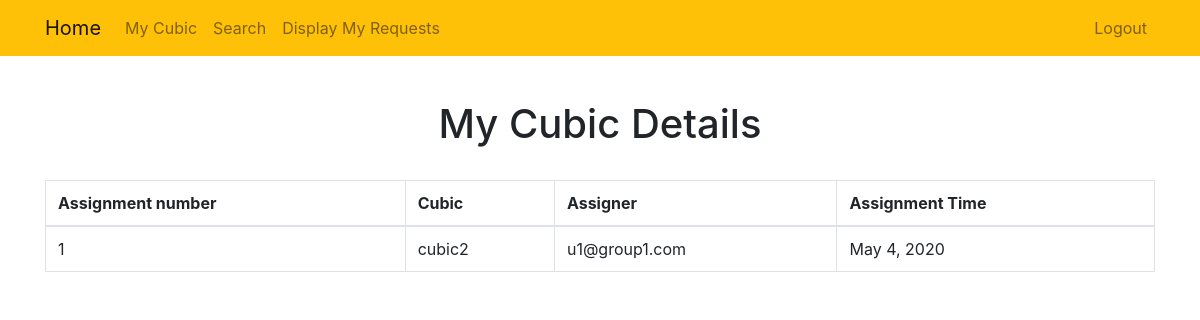
Page /users/mycubic/ (signed in) on the committed database.
### assign/models.py (models this page shows, shortened)
class AssignUserCubic(models.Model):
    assigner = models.ForeignKey(CustomUser, on_delete=models.CASCADE, related_name='+')  #TODO: type should be focal point or higher?
    time = models.DateField(null=True, blank=True, default=timezone.now())
    assigned_user = models.ForeignKey(CustomUser, on_delete=models.CASCADE, related_name='+')
    cubic = models.ForeignKey(Cubic, on_delete=models.CASCADE)
    class Meta:
        unique_together = (("assigned_user", "cubic"),)

### facilities/models.py (models this page shows, shortened)
class Cubic(models.Model):
    id = models.CharField(primary_key=True, max_length=MAX_LENGTH)
    type = models.CharField(choices=(('shared', 'shared'), ('private', 'private')), max_length=MAX_LENGTH)
    space = models.ForeignKey(Space, on_delete=models.CASCADE)
    business_group = models.ForeignKey(BusinessGroup, on_delete=models.CASCADE, null=True, blank=True)
    area = models.DecimalField(decimal_places=5, max_digits=10)
    def __str__(self):
        return self.id

### custom_user/models.py (models this page shows, shortened)
class CustomUser(AbstractBaseUser):
    email = models.EmailField(
        verbose_name='email address',
        max_length=255,
        unique=True,
    )
    active = models.BooleanField(default=True)
    staff = models.BooleanField(default=False)  # a admin user; non super-user
    admin = models.BooleanField(default=False)  # a superuser
    objects = UserManager()
    USERNAME_FIELD = 'email'
    REQUIRED_FIELDS = []  # Email & Password are required by default.
    employee_number = models.CharField(max_length=MAX_LENGTH, unique=True)  #TODO: unique? think about admins( now they are always 0)
    start_date = models.DateField(null=True, blank=True)
    end_date = models.DateField(null=True, blank=True)
    percentage = models.CharField(choices=(('full_time', 'full_time'), ('part_time', 'part_time')), max_length=MAX_LENGTH,
                                  default="full_time")
    business_group = models.ForeignKey(BusinessGroup, on_delete=models.CASCADE)
    focal_point = models.BooleanField(default=False)
    space_planner = models.BooleanField(default=False)
    def __str__(self):              # __unicode__ on Python 2
        return self.email
    @property
    def is_active(self):
        return self.active

### custom_user/views.py (the view)
# urls.py: path('mycubic/', custom_user_views.get_my_cubic, name='mycubic'),
@login_required()
def get_my_cubic(request):
    assignments = AssignUserCubic.objects.filter(assigned_user=request.user)
    return render(request, 'custom_user/mycubic.html',
                  {'assignments': assignments})

### custom_user/templates/custom_user/mycubic.html (shortened to what this page needs)
{% extends 'custom_user/base.html' %}
{% block content %}
<body>
<br>
<h1 id="helloHeader">My Cubic Details</h1>
    <br>
    {% if assignments%}
    <table class="table table-bordered">
                <thead>
                  <tr>
                    <th>Assignment number</th>
                    <th>Cubic</th>
                    <th>Assigner</th>
                    <th>Assignment Time</th>
                  </tr>
                </thead>
                <tbody>
                {% for assignment in assignments%}
                <tr>
                <td>{{ forloop.counter }}</td>
                <td>{{assignment.cubic}}</td>
                <td>{{assignment.assigner}}</td>
                <td>{{assignment.time}}</td>
                </tr>
            {% endfor %}
                </tbody>
    </table>
    {% else %}
        <p>You have no cubics assigned</p>
    {% endif %}
</body>
{% endblock %}

### custom_user/templates/custom_user/mycubic.html (style rules this page uses)
#helloHeader { margin-top:20px; text-align: center; }

### rows in the picture
AssignUserCubic: cubic "cubic2", assigner "u1@group1.com", time "May 4, 2020"
